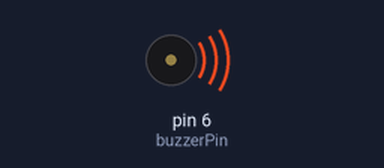
This sketch was run on a simulated Arduino Uno, built with avr-gcc and run on an emulated ATmega328P. Shown: buzzer (waves = sounding, pin HIGH).

Above: at 0.02 s.
Timing chart, 0 to 3.0 s (numbered marks = the images above):
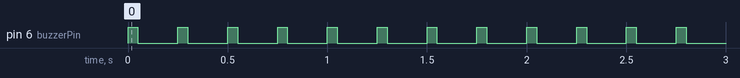

Measured:
- by itself, pin 6 (buzzerPin): alternates HIGH for 0.05 s and LOW for 0.20 s

The sketch:

app.ino
```cpp
int buzzerPin = 6;

void setup(){
    pinMode(buzzerPin, OUTPUT);
}
void loop(){
    digitalWrite(buzzerPin, HIGH);
    delay(50);
    digitalWrite(buzzerPin,LOW);
    delay(200);
}
```
